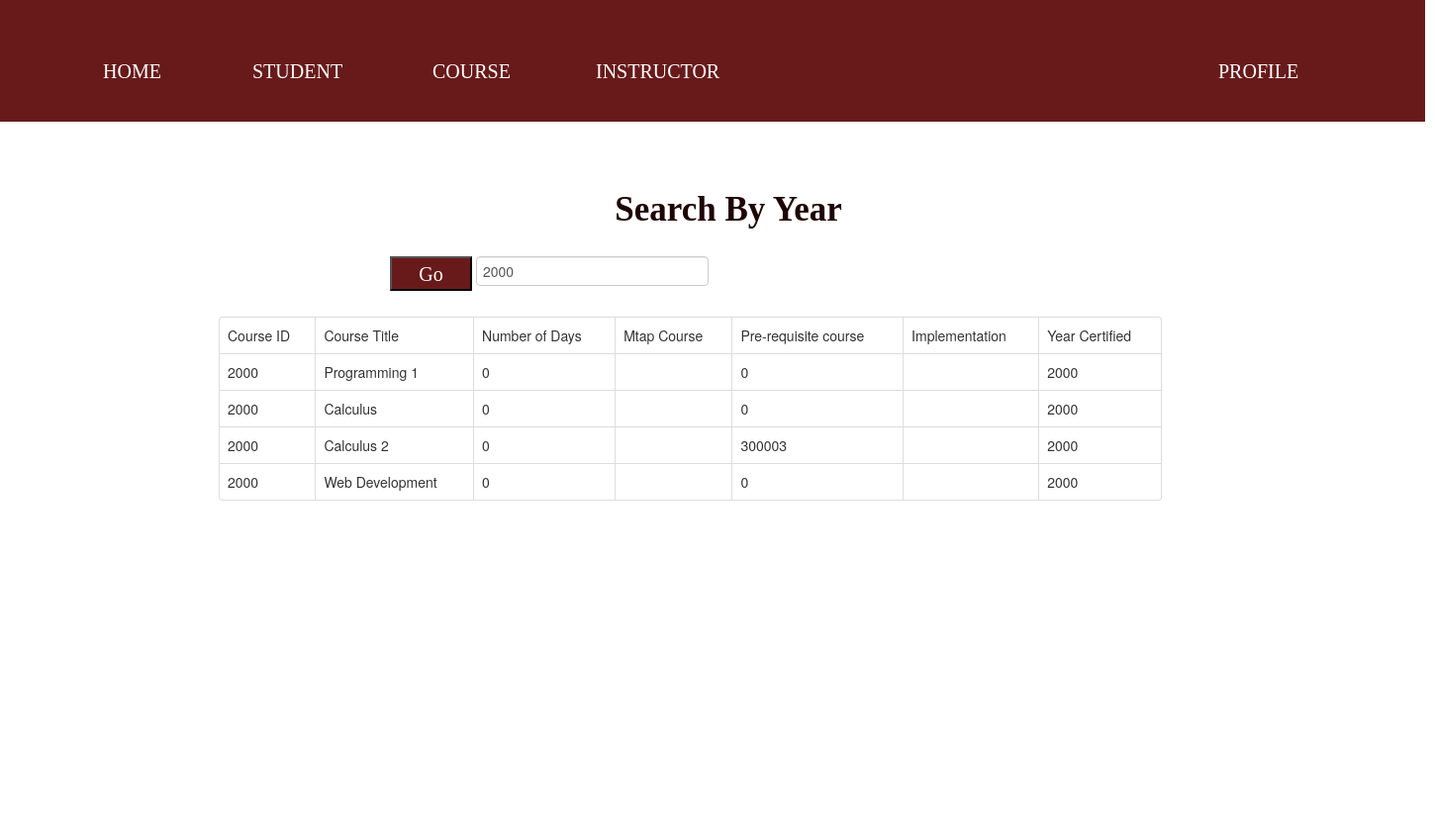
The app's page /student/search/search_year.php?year=2000, older data.
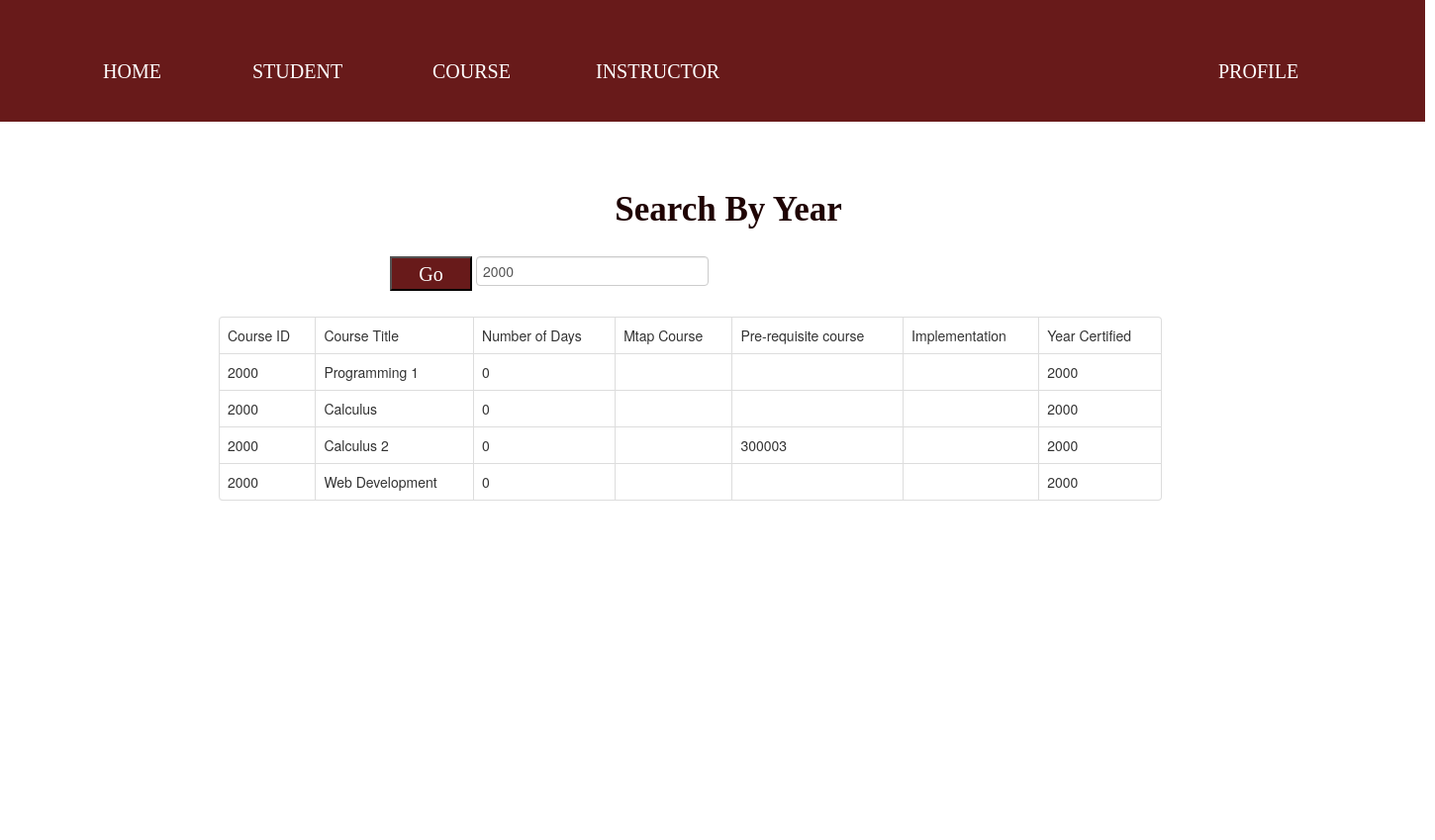
The same page, newer data.
### tables this page shows
CREATE TABLE `course` (
  `course_id` int(11) NOT NULL,
  `course_title` varchar(30) NOT NULL,
  `number_of_days` int(11) NOT NULL DEFAULT 1,
  `mtap_course` varchar(200) DEFAULT NULL,
  `pre_requisite_course` int(11) DEFAULT NULL,
  `implementation` varchar(200) DEFAULT NULL,
  `year_certified` int(4) NOT NULL
);

### student/search/search_year.php (the view, shortened to what this page needs)
<!DOCTYPE html>
<html>
<head>
    <link rel="stylesheet" a href="bootstrap.min.css"/>
</head>
<body>
    <h2>Search By Year</h2>
    <div class="s">
        <h3 class="h1">HOME</h3>
        <h3 class="h2">STUDENT</h3>
        <h3 class="h3">COURSE</h3>
        <h3 class="h4">INSTRUCTOR</h3>
        <h3 class="h5">PROFILE</h3>
    </div>
     <form action="" method="GET">
        <div>
            <div>
                <input type="text" name="year" value="<?php if(isset($_GET['year'])){echo $_GET['year'];} ?>" class="form-control c">
            </div>
            <div>
                <button type="submit" class="b">Go</button>
            </div>
        </div>
    </form>
     <div class="container d">
            <div class="row">
                <div class="col m-auto">
                    <div class="card mt-5">
                        <table class="table table-bordered">
                             <?php
                                    $con = mysqli_connect("localhost","root","","finals");
                                    if(isset($_GET['year']))
                                    {
                                        $year = $_GET['year'];
                                        $query = "SELECT * FROM course WHERE year_certified='$year' ";
                                        $query_run = mysqli_query($con, $query);
                                        if(mysqli_num_rows($query_run) > 0)
                                        {
                                            ?>
                                            <tr>
                                                <td> Course ID </td>
                                                <td> Course Title </td>
                                                <td> Number of Days </td>
                                                <td> Mtap Course </td>
                                                <td> Pre-requisite course </td>
                                                <td> Implementation </td>
                                                <td> Year Certified </td>
                                            </tr>
                                            <?php
                                            foreach($query_run as $row)
                                            {
                                                    $course_title = $row['course_title'];
                                                    $days = $row['number_of_days'];
                                                    $mtap = $row['mtap_course'];
                                                    $pre_course = $row['pre_requisite_course'];
                                                    $implementation = $row['implementation'];
                                                    $year = $row['year_certified'];
                                                ?>
                                                <tr>
                                                    <td><?php echo $year ?></td>
                                                    <td><?php echo $course_title ?></td>
                                                    <td><?php echo $days ?></td>
                                                    <td><?php echo $mtap ?></td>
                                                    <td><?php echo $pre_course ?></td>
                                                    <td><?php echo $implementation ?></td>
                                                    <td><?php echo $year ?></td>
                                                </tr>
                                                <?php
                                            }
                                        }
                                        else
                                        {
                                            echo "No Record Found";
                                        }
                                    }
                                ?>
                        </table>
                    </div>
                </div>
            </div>
        </div>
</body>
</html>

Row changes from the older to the newer data that the page shows:
changed course "Programming 1": pre_requisite_course "0" → (not shown)
changed course "Calculus": pre_requisite_course "0" → (not shown)
changed course "Web Development": pre_requisite_course "0" → (not shown)
